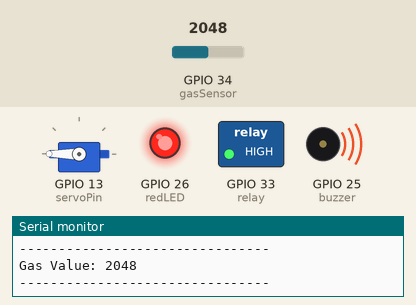
Simulated run of this sketch. Board: ESP32. Shown: servo, switched loads named in the sketch (green lamp = pin HIGH), output pins drawn as LEDs (lit = HIGH), buzzer (waves = sounding), the last lines printed to the serial monitor. Inputs (shaded band) come from the test bench; at power-on: GPIO 34 (gasSensor) = 2048. WiFi joins after 1.5 s; servers stay silent unless stated.

Above: at 4.0 s.
4.1 s: GPIO 34 (gasSensor) set to 266
5.6 s: GPIO 34 (gasSensor) set to 225
At 6.6 s:
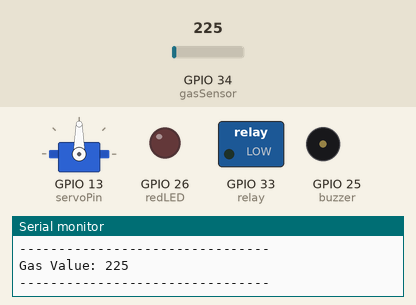
7.1 s: GPIO 34 (gasSensor) set to 340
At 8.8 s:
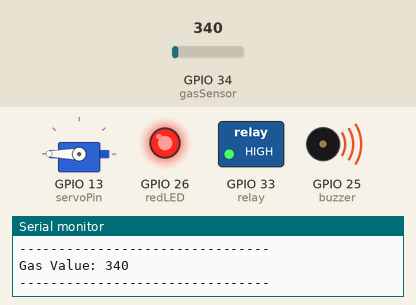
9.1 s: GPIO 34 (gasSensor) set to 210
At 9.6 s:
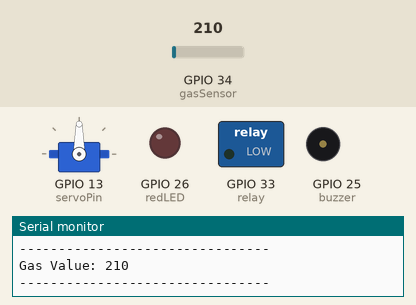
Timing chart, 0 to 11.7 s (numbered marks = the images above; inputs shaded):
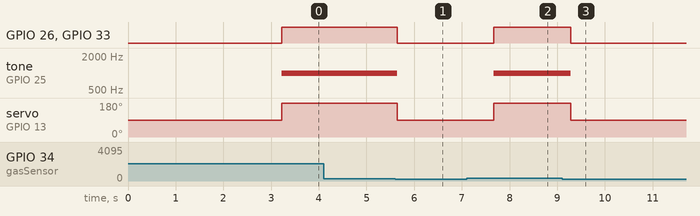

The sketch:

Safe_Gas_IOT.ino
```cpp
#define BLYNK_TEMPLATE_ID "YOUR TEMPLATE ID"
#define BLYNK_TEMPLATE_NAME "Safegas IOT"
#define BLYNK_AUTH_TOKEN "YOUR_TOKEN"

#include <WiFi.h>
#include <BlynkSimpleEsp32.h>
#include <ESP32Servo.h>

// ==========================================
// WIFI
// ==========================================
char ssid[] = "WIFI_NAME";
char pass[] = "WIFI_PASSWORD";

// ==========================================
// PIN DEFINITIONS
// ==========================================
const int redLED = 26;
const int buzzer = 25;
const int relay = 33;
const int gasSensor = 34;
const int servoPin = 13;

// ==========================================
// GAS THRESHOLDS
// ==========================================
const int gasThreshold = 300;
const int safeThreshold = 250;

// ==========================================
// SERVO ANGLES
// ==========================================
// YOUR MECHANISM:
// 90° = OPEN
// 0°  = CLOSED

const int SERVO_OPEN_ANGLE = 90;
const int SERVO_CLOSED_ANGLE = 180;

// ==========================================
// SERVO
// ==========================================
Servo gasServo;

// ==========================================
// ALARM VARIABLES
// ==========================================
bool gasAlarm = false;

int gasCount = 0;
const int requiredGasReadings = 3;

// ==========================================
// BLYNK TIMER
// ==========================================
BlynkTimer timer;

// ==========================================
// SEND DATA TO BLYNK
// ==========================================
void sendToBlynk()
{
  int gasValue = analogRead(gasSensor);

  // V0 = Gas Sensor
  Blynk.virtualWrite(V0, gasValue);

  // V1 = Fan Status
  if (gasAlarm)
  {
    Blynk.virtualWrite(V1, 1);
  }
  else
  {
    Blynk.virtualWrite(V1, 0);
  }

  // V2 = System Status
  if (gasAlarm)
  {
    Blynk.virtualWrite(V2, "GAS LEAK DETECTED");
  }
  else
  {
    Blynk.virtualWrite(V2, "SYSTEM NORMAL");
  }

  // V3 = Alarm Status
  if (gasAlarm)
  {
    Blynk.virtualWrite(V3, 1);
  }
  else
  {
    Blynk.virtualWrite(V3, 0);
  }

  // V4 = Servo Angle
  if (gasAlarm)
  {
    Blynk.virtualWrite(V4, SERVO_CLOSED_ANGLE);
  }
  else
  {
    Blynk.virtualWrite(V4, SERVO_OPEN_ANGLE);
  }
}

// ==========================================
// SETUP
// ==========================================
void setup()
{
  Serial.begin(115200);

  // Pin setup
  pinMode(redLED, OUTPUT);
  pinMode(buzzer, OUTPUT);
  pinMode(relay, OUTPUT);

  // Initial state
  digitalWrite(redLED, LOW);
  noTone(buzzer);

  // Fan OFF
  digitalWrite(relay, LOW);

  // ========================================
  // SERVO SETUP
  // ========================================
  gasServo.attach(servoPin);

  // Start OPEN
  gasServo.write(SERVO_OPEN_ANGLE);

  delay(1000);

  // ========================================
  // BLYNK
  // ========================================
  Serial.println("Connecting to WiFi and Blynk...");

  Blynk.begin(BLYNK_AUTH_TOKEN, ssid, pass);

  // Send data every 1 second
  timer.setInterval(1000L, sendToBlynk);

  // ========================================
  // START MESSAGE
  // ========================================
  Serial.println("================================");
  Serial.println("       SafeGas IoT System");
  Serial.println("================================");
  Serial.println("System Normal");
  Serial.println("Servo = 90 degrees");
  Serial.println("Valve = OPEN");
}

// ==========================================
// LOOP
// ==========================================
void loop()
{
  Blynk.run();
  timer.run();

  // ========================================
  // READ GAS SENSOR
  // ========================================
  int gasValue = analogRead(gasSensor);

  Serial.print("Gas Value: ");
  Serial.println(gasValue);

  // ========================================
  // NORMAL CONDITION
  // ========================================
  if (!gasAlarm)
  {
    if (gasValue > gasThreshold)
    {
      gasCount++;

      Serial.print("Gas detected count: ");
      Serial.println(gasCount);

      // Three consecutive high readings
      if (gasCount >= requiredGasReadings)
      {
        gasAlarm = true;
        gasCount = 0;

        Serial.println("********************************");
        Serial.println("!!! GAS LEAK DETECTED !!!");
        Serial.println("********************************");

        // Red LED ON
        digitalWrite(redLED, HIGH);

        // Buzzer ON
        tone(buzzer, 1000);

        // Fan ON
        digitalWrite(relay, HIGH);

        // ==================================
        // SERVO CLOSE
        // ==================================
        gasServo.write(SERVO_CLOSED_ANGLE);

        Serial.println("Servo = 0 degrees");
        Serial.println("Valve = CLOSED");
        Serial.println("Fan = ON");
        Serial.println("Buzzer = ON");
      }
    }
    else
    {
      gasCount = 0;

      // LED OFF
      digitalWrite(redLED, LOW);

      // Buzzer OFF
      noTone(buzzer);

      // Fan OFF
      digitalWrite(relay, LOW);

      // Servo stays OPEN at 90°
      gasServo.write(SERVO_OPEN_ANGLE);
    }
  }

  // ========================================
  // GAS ALARM ACTIVE
  // ========================================
  else
  {
    // Keep alarm ON
    digitalWrite(redLED, HIGH);
    tone(buzzer, 1000);
    digitalWrite(relay, HIGH);

    // Keep valve CLOSED
    gasServo.write(SERVO_CLOSED_ANGLE);

    // ======================================
    // GAS BECOMES SAFE
    // ======================================
    if (gasValue < safeThreshold)
    {
      Serial.println("Gas level is safe.");
      Serial.println("Returning to normal...");

      gasAlarm = false;
      gasCount = 0;

      // Alarm OFF
      digitalWrite(redLED, LOW);
      noTone(buzzer);

      // Fan OFF
      digitalWrite(relay, LOW);

      // ==================================
      // SERVO OPEN
      // ==================================
      gasServo.write(SERVO_OPEN_ANGLE);

      Serial.println("Servo = 90 degrees");
      Serial.println("Valve = OPEN");
      Serial.println("Fan = OFF");
      Serial.println("Buzzer = OFF");
      Serial.println("System Normal");
    }
  }

  Serial.println("--------------------------------");

  delay(200);
}
```

Measured:
- the behaviour switches between 250 and 249 on GPIO 34 (gasSensor) (found by bisection; images 0 and 1)
- after the input at 5.6 s, GPIO 26 (redLED), GPIO 33 (relay): HIGH → LOW at once; tone on GPIO 25 (buzzer): 1000 Hz → silent at once; servo on GPIO 13 (servoPin): 180° → 90° at once
- after the input at 7.1 s, GPIO 26 (redLED), GPIO 33 (relay): LOW → HIGH after 0.57 s; tone on GPIO 25 (buzzer): silent → 1000 Hz after 0.57 s; servo on GPIO 13 (servoPin): 90° → 180° after 0.57 s
- after the input at 9.1 s, GPIO 26 (redLED), GPIO 33 (relay): HIGH → LOW after 0.19 s; tone on GPIO 25 (buzzer): 1000 Hz → silent after 0.19 s; servo on GPIO 13 (servoPin): 180° → 90° after 0.19 s
